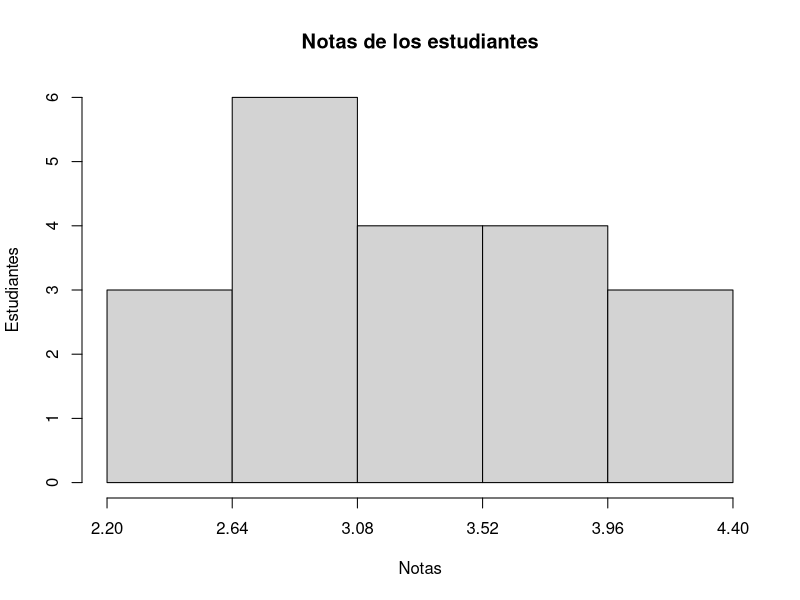

This chart was generated by the following R code:
datos = c(3.0, 4.0, 3.0, 3.6, 4.4, 2.6, 2.6, 3.2, 3.0, 3.8, 3.6, 3.0, 3.2, 4.0, 3.2, 3.0, 3.6, 3.2, 2.8, 2.2)
datos_or = datos

max = max(datos)
min = min(datos)
len_intervalo = (max-min)/5


actual = min+len_intervalo
intervalos = vector()

for(i in 1:5) {
  intervalos = c(intervalos,actual)
  actual = actual+len_intervalo
}

datos = sort(datos)
frecuencia = c(rep(0,5))
indice_comp = 1
d = 1

while(d<=length((datos))){
  if(datos[d]<=intervalos[indice_comp]){
    frecuencia[indice_comp] = frecuencia[indice_comp]+1
    d = d+1
  }else{
    indice_comp = indice_comp+1
  }
}

nombres = vector()
for(i in intervalos){
  nombres = c(nombres,paste(c(i-len_intervalo,i),collapse = " - "))
}

a = intervalos
b = frecuencia

# Tabla de frecuencias
x = a
absoluta = b
absoluta_acumulada = cumsum(b)
frecuencia_relativa = b/sum(b)
relativa_acumulada = cumsum(b/sum(b))
cbind(x,absoluta,absoluta_acumulada,frecuencia_relativa, relativa_acumulada)
datos = datos_or

# Medidas de tendencia central
summary(datos)
ancho_clase = c(min(datos),intervalos)

# Histograma de frecuencias
hist(datos,breaks = ancho_clase,xlim=c(min(datos),max(datos)),xaxt="n",main="Notas de los estudiantes",xlab="Notas",ylab="Estudiantes")
axis(1, ancho_clase,las=1, font=1,cex.axis=1)
